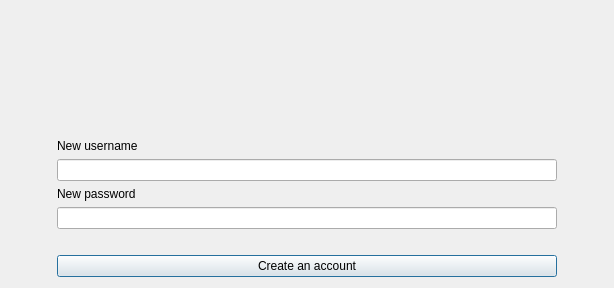
<?xml version="1.0" encoding="UTF-8"?>
<ui version="4.0">
 <class>signUpPage</class>
 <widget class="QDialog" name="signUpPage">
  <property name="geometry">
   <rect>
    <x>0</x>
    <y>0</y>
    <width>614</width>
    <height>288</height>
   </rect>
  </property>
  <property name="windowTitle">
   <string>Sign Up</string>
  </property>
  <layout class="QVBoxLayout" name="verticalLayout_2">
   <item>
    <widget class="QLabel" name="notification">
     <property name="minimumSize">
      <size>
       <width>0</width>
       <height>50</height>
      </size>
     </property>
     <property name="text">
      <string/>
     </property>
     <property name="alignment">
      <set>Qt::AlignCenter</set>
     </property>
    </widget>
   </item>
   <item>
    <spacer name="verticalSpacer_2">
     <property name="orientation">
      <enum>Qt::Vertical</enum>
     </property>
     <property name="sizeHint" stdset="0">
      <size>
       <width>20</width>
       <height>40</height>
      </size>
     </property>
    </spacer>
   </item>
   <item>
    <layout class="QHBoxLayout" name="horizontalLayout">
     <item>
      <spacer name="horizontalSpacer_2">
       <property name="orientation">
        <enum>Qt::Horizontal</enum>
       </property>
       <property name="sizeHint" stdset="0">
        <size>
         <width>40</width>
         <height>20</height>
        </size>
       </property>
      </spacer>
     </item>
     <item>
      <layout class="QVBoxLayout" name="verticalLayout">
       <item>
        <widget class="QLabel" name="label_2">
         <property name="text">
          <string>New username</string>
         </property>
        </widget>
       </item>
       <item>
        <widget class="QLineEdit" name="newUser"/>
       </item>
       <item>
        <widget class="QLabel" name="label">
         <property name="text">
          <string>New password</string>
         </property>
        </widget>
       </item>
       <item>
        <widget class="QLineEdit" name="newPassword">
         <property name="minimumSize">
          <size>
           <width>500</width>
           <height>0</height>
          </size>
         </property>
        </widget>
       </item>
       <item>
        <spacer name="verticalSpacer">
         <property name="orientation">
          <enum>Qt::Vertical</enum>
         </property>
         <property name="sizeHint" stdset="0">
          <size>
           <width>20</width>
           <height>20</height>
          </size>
         </property>
        </spacer>
       </item>
       <item>
        <widget class="QPushButton" name="pushButton">
         <property name="text">
          <string>Create an account</string>
         </property>
        </widget>
       </item>
      </layout>
     </item>
     <item>
      <spacer name="horizontalSpacer">
       <property name="orientation">
        <enum>Qt::Horizontal</enum>
       </property>
       <property name="sizeHint" stdset="0">
        <size>
         <width>40</width>
         <height>20</height>
        </size>
       </property>
      </spacer>
     </item>
    </layout>
   </item>
  </layout>
 </widget>
 <resources/>
 <connections/>
</ui>
